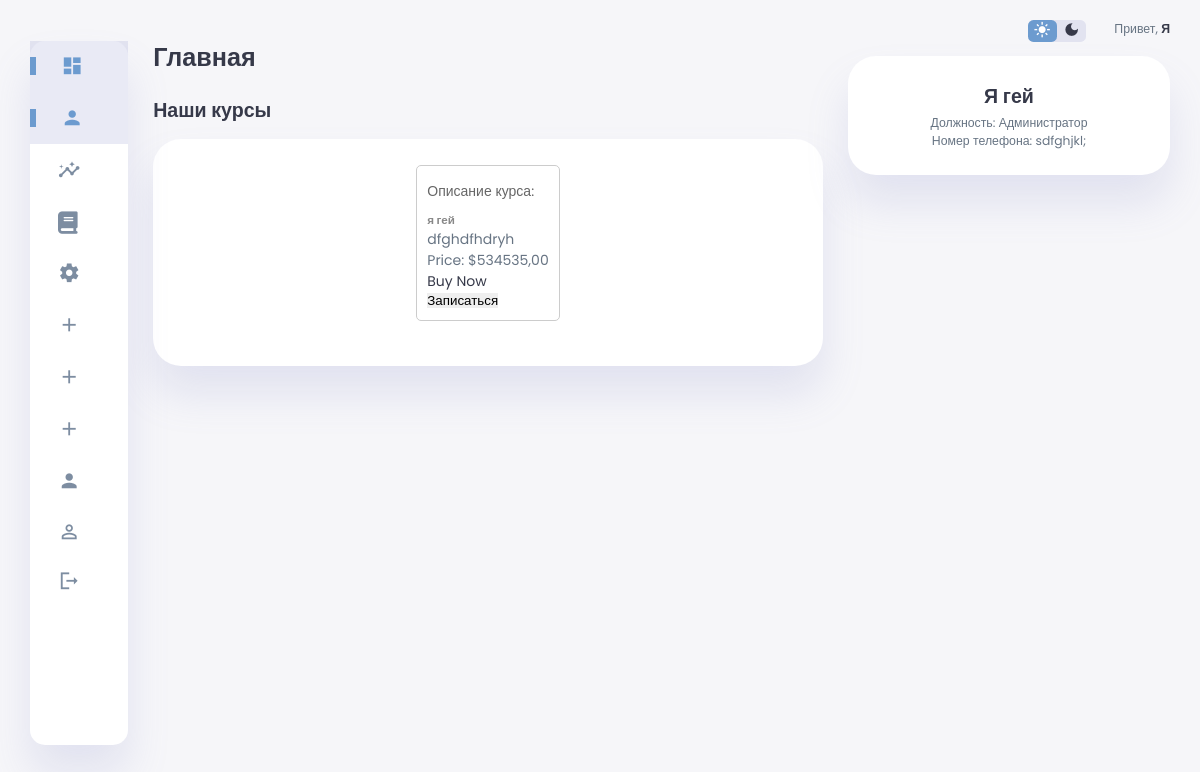
The app's page / (signed in), older data.
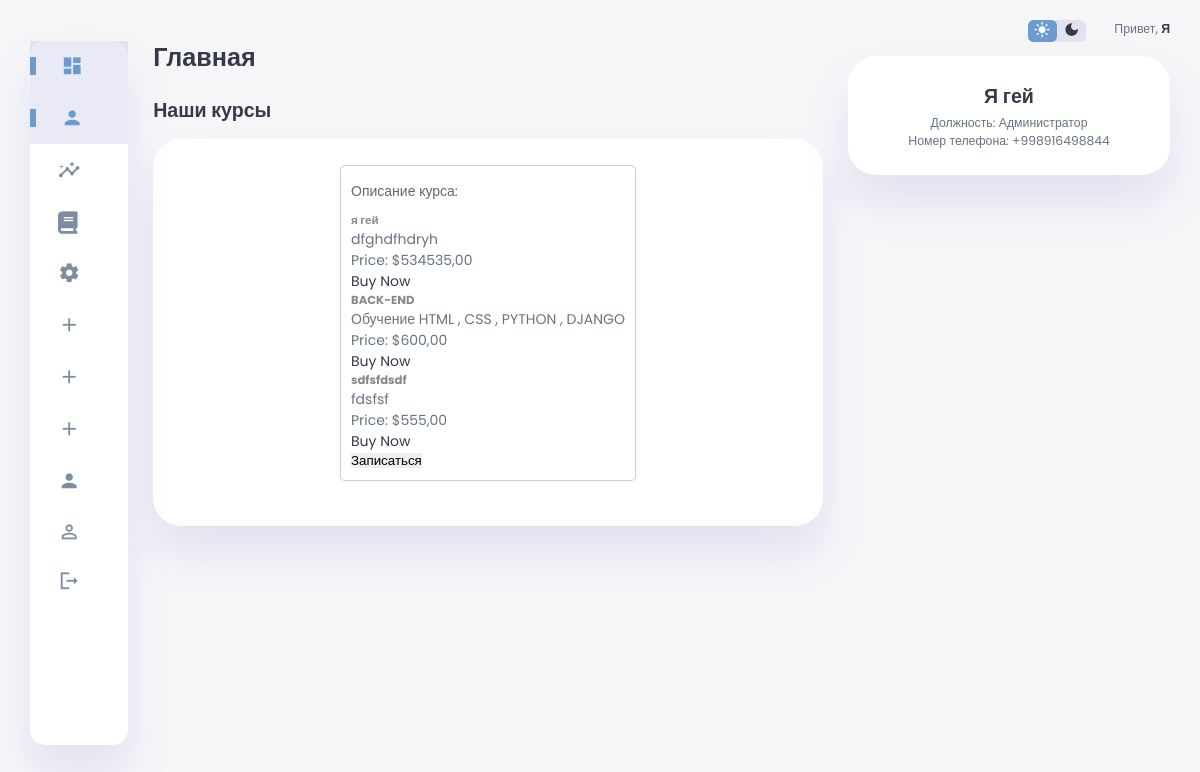
The same page, newer data.
### core/models.py (models this page shows, shortened)
class Course(models.Model):
    class CourseStatus(models.TextChoices):
        ACTIVE = 'active', 'Активный'
        INACTIVE = 'inactive', 'Неактивный'
    name = models.CharField(max_length=100, verbose_name='Курс обучения')
    description = models.TextField()
    price = models.DecimalField(max_digits=10, decimal_places=2, verbose_name='Цена')
    status = models.CharField(choices=CourseStatus.choices, max_length=20, verbose_name='Статус')
    class Meta:
        verbose_name = 'Курс'
        verbose_name_plural = 'Курсы'

class Employee(models.Model):
    class EmployeeStatus(models.TextChoices):
        ADMINISTRATOR = 'admin', 'Администратор'
        TEACHER = 'teacher', 'Учитель'
    user = models.OneToOneField(User, verbose_name='Пользователь', on_delete=models.CASCADE)
    position = models.CharField(choices=EmployeeStatus.choices, max_length=20, verbose_name='Должность')
    phone = models.CharField(verbose_name='Номер телефона', max_length=20, null=True, blank=True)
    specialty = models.ForeignKey(Specialty, verbose_name='Специальность', on_delete=models.CASCADE)
    class Meta:
        verbose_name = 'Сотрудник'
        verbose_name_plural = 'Сотрудники'

### core/views.py (the view)
# urls.py: path('', views.home, name='home'),
def home(request):
    courses = Course.objects.all()
    return render(request, 'home.html', {'courses': courses})

### core/templates/home.html (shortened to what this page needs)
{% extends 'index.html' %}
{% block content %}
<main>
    <h1>Главная</h1>
    <div class="new-users">
        <h2>Наши курсы</h2>
        <div class="user-list">
            <div class="course-card">
                <div class="course-description">Описание курса: {{course.name}}</div>
                <div class="course-details">
                    {% for course in courses %}
                    <div class="col-md-4 mb-4">
                        <div class="card">
                            <div class="card-body">
                                <h5 class="card-title">{{ course.name }}</h5>
                                <p class="card-text">{{ course.description }}</p>
                                <p class="card-text">Price: ${{ course.price }}</p>
                                <a href="" class="btn btn-primary">Buy Now</a>
                            </div>
                        </div>
                    </div>
                {% endfor %}
                </div>
                <button class="btn">Записаться</button>
            </div>
    </div>
</main>
{% endblock %}

### core/templates/index.html (shortened to what this page needs)
{% load static %}
<!DOCTYPE html>
<html lang="en">
<head>
    <link rel="stylesheet" href="{% static 'css/style.css'%}">
</head>
<body>
    <div class="container">
        <aside>
            <div class="sidebar">
                <a href="{% url 'home' %}" {% if request.path == '/' %} class="active" {% endif %}>
                    <span class="material-icons-sharp">
                    </span>
                </a>
                <a href="{% url 'profile' request.user.id %}" class="active" {% if request.path == '/' %} class="active" {% endif %}>
                    <span class="material-icons-sharp">
                    </span>
                </a>
                <a href="#">
                    <span class="material-icons-sharp">
                    </span>
                    <a href="{% url 'course_list' %}" {% if request.path == '/course_list' %} class="active" {% endif %}>
                        <span class="material-icons-sharp">
                            <i class="fa-solid fa-book"></i>
                        </span>
                    </a>
                    {% if user.is_superuser %}
                <a href="http://127.0.0.1:8000/admin">
                    <span class="material-icons-sharp">
                    </span>
                </a>
                <a href="{% url 'employee_create' %}" {% if request.path == '/employee_create/' %} class="active" {% endif %}>
                    <span class="material-icons-sharp">
                    </span>
                </a>
                <a href="{% url 'course_create' %}" {% if request.path == '/course_create/' %} class="active" {% endif %}>
                    <span class="material-icons-sharp">
                    </span>
                </a>
                <a href="{% url 'group_create' %}" {% if request.path == '/group_create/' %} class="active" {% endif %}>
                    <span class="material-icons-sharp">
                    </span>
                </a>
                <a href="{% url 'employee_list' %}" {% if request.path == '/employee_list/' %} class="active" {% endif %}>
                    <span class="material-icons-sharp">
                    </span>
                </a>
                <a href="{% url 'group_list' %}">
                    <span class="material-icons-sharp">
                    </span>
                </a>
                {% endif %}
                <a href="{% url 'logout' %}">
                    <span class="material-icons-sharp">
                    </span>
                </a>
            </div>
        </aside>
            <main>
                {% block content %}{% endblock %}
            </main>
        <div class="right-section">
            <div class="nav">
                <div class="dark-mode">
                    <span class="material-icons-sharp active">
                    </span>
                    <span class="material-icons-sharp">
                    </span>
                </div>
                <div class="profile">
                    <div class="info">
                        <p>Привет, <b>{{user.first_name}}</b></p>
                    </div>
                </div>
            </div>
            <div class="user-profile">
                <div class="logo">
                    <h2>{{ user.first_name }} {{ user.last_name }}</h2>
                    <p>Должность: {{ user.employee.get_position_display }}</p>
                    <p>Номер телефона: {{user.employee.phone}}</p>
                </div>
            </div>
    </div>
</body>
</html>

### core/static/css/style.css (style rules this page uses)
:root { --color-primary: #6C9BCF; --color-danger: #FF0060; --color-success: #1B9C85; --color-warning: #F7D060; --color-white: #fff; --color-info-dark: #7d8da1; --color-dark: #363949; --color-light: rgba(132, 139, 200, 0.18); --color-dark-variant: #677483; --color-background: #f6f6f9; --card-border-radius: 2rem; --border-radius-1: 0.4rem; --border-radius-2: 1.2rem; --card-padding: 1.8rem; --padding-1: 1.2rem; --box-shadow: 0 2rem 3rem var(--color-light); }
* { margin: 0; padding: 0; outline: 0; appearance: 0; border: 0; text-decoration: none; box-sizing: border-box; }
html { font-size: 14px; }
body { width: 100vw; height: 100vh; font-family: 'Poppins', sans-serif; font-size: 0.88rem; user-select: none; overflow-x: hidden; color: var(--color-dark); background-color: var(--color-background); }
a { color: var(--color-dark); }
h1 { font-weight: 800; font-size: 1.8rem; }
h2 { font-weight: 600; font-size: 1.4rem; }
p { color: var(--color-dark-variant); }
b { color: var(--color-dark); }
.container { display: grid; width: 96%; margin: 0 auto; gap: 1.8rem; grid-template-columns: 12rem auto 23rem; }
aside { height: 100vh; }
aside .sidebar { display: flex; flex-direction: column; background-color: var(--color-white); box-shadow: var(--box-shadow); border-radius: 15px; height: 88vh; position: relative; top: 1.5rem; transition: all 0.3s ease; }
aside .sidebar a { display: flex; align-items: center; color: var(--color-info-dark); height: 3.7rem; gap: 1rem; position: relative; margin-left: 2rem; transition: all 0.3s ease; }
aside .sidebar a span { font-size: 1.6rem; transition: all 0.3s ease; }
aside .sidebar a:last-child { position: absolute; bottom: 2rem; width: 100%; }
aside .sidebar a.active { width: 100%; color: var(--color-primary); background-color: var(--color-light); margin-left: 0; }
aside .sidebar a.active::before { content: ''; width: 6px; height: 18px; background-color: var(--color-primary); }
aside .sidebar a.active span { color: var(--color-primary); margin-left: calc(1rem - 3px); }
main { margin-top: 1.4rem; }
main .new-users { margin-top: 1.3rem; }
main .new-users .user-list { background-color: var(--color-white); padding: var(--card-padding); border-radius: var(--card-border-radius); margin-top: 1rem; box-shadow: var(--box-shadow); display: flex; justify-content: space-around; flex-wrap: wrap; gap: 1.4rem; cursor: pointer; transition: all 0.3s ease; }
.right-section { margin-top: 1.4rem; }
.right-section .nav { display: flex; justify-content: end; gap: 2rem; }
.right-section .dark-mode { background-color: var(--color-light); display: flex; justify-content: space-between; align-items: center; height: 1.6rem; width: 4.2rem; cursor: pointer; border-radius: var(--border-radius-1); }
.right-section .dark-mode span { font-size: 1.2rem; width: 50%; height: 100%; display: flex; align-items: center; justify-content: center; }
.right-section .dark-mode span.active { background-color: var(--color-primary); color: white; border-radius: var(--border-radius-1); }
.right-section .nav .profile { display: flex; gap: 2rem; text-align: right; }
.right-section .user-profile { display: flex; justify-content: center; text-align: center; margin-top: 1rem; background-color: var(--color-white); padding: var(--card-padding); border-radius: var(--card-border-radius); box-shadow: var(--box-shadow); cursor: pointer; transition: all 0.3s ease; }
.right-section .user-profile h2 { margin-bottom: 0.2rem; }
@media screen and (max-width: 1200px) { .container { width: 95%; grid-template-columns: 7rem auto 23rem; } }
@media screen and (max-width: 1200px) { aside .sidebar a { width: 5.6rem; } }
@media screen and (max-width: 1200px) { aside .sidebar a:last-child { position: relative; margin-top: 1.8rem; } }
.course-card { border: 1px solid #ccc; border-radius: 5px; padding: 10px; margin-bottom: 20px; }
.course-description { font-size: 14px; color: #666; }
.course-details { margin-top: 10px; font-size: 14px; color: #888; }

Row changes from the older to the newer data that the page shows:
added Course: name "BACK-END", description "Обучение HTML , CSS , PYTHON , DJANGO", price "600,00"
added Course: name "sdfsfdsdf", description "fdsfsf", price "555,00"
Text that changed along with them:
{{ user.employee.phone }}: "sdfghjkl;" → "+998916498844"
